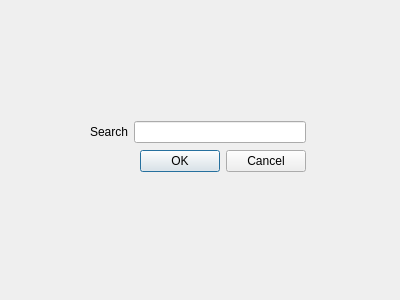
<?xml version="1.0" encoding="UTF-8"?>
<ui version="4.0">
 <class>godialog</class>
 <widget class="QDialog" name="godialog">
  <property name="geometry">
   <rect>
    <x>0</x>
    <y>0</y>
    <width>400</width>
    <height>300</height>
   </rect>
  </property>
  <property name="windowTitle">
   <string>Dialog</string>
  </property>
  <widget class="QWidget" name="layoutWidget">
   <property name="geometry">
    <rect>
     <x>90</x>
     <y>120</y>
     <width>216</width>
     <height>55</height>
    </rect>
   </property>
   <layout class="QVBoxLayout" name="verticalLayout">
    <item>
     <layout class="QHBoxLayout" name="horizontalLayout">
      <item>
       <widget class="QLabel" name="label">
        <property name="text">
         <string>Search</string>
        </property>
       </widget>
      </item>
      <item>
       <widget class="QLineEdit" name="lineEdit"/>
      </item>
     </layout>
    </item>
    <item>
     <layout class="QHBoxLayout" name="horizontalLayout_2">
      <item>
       <spacer name="horizontalSpacer">
        <property name="orientation">
         <enum>Qt::Horizontal</enum>
        </property>
        <property name="sizeHint" stdset="0">
         <size>
          <width>40</width>
          <height>20</height>
         </size>
        </property>
       </spacer>
      </item>
      <item>
       <widget class="QPushButton" name="pushButton">
        <property name="text">
         <string>OK</string>
        </property>
       </widget>
      </item>
      <item>
       <widget class="QPushButton" name="pushButton_2">
        <property name="text">
         <string>Cancel</string>
        </property>
       </widget>
      </item>
     </layout>
    </item>
   </layout>
  </widget>
 </widget>
 <resources/>
 <connections>
  <connection>
   <sender>pushButton</sender>
   <signal>clicked()</signal>
   <receiver>godialog</receiver>
   <slot>accept()</slot>
   <hints>
    <hint type="sourcelabel">
     <x>176</x>
     <y>169</y>
    </hint>
    <hint type="destinationlabel">
     <x>161</x>
     <y>211</y>
    </hint>
   </hints>
  </connection>
  <connection>
   <sender>pushButton_2</sender>
   <signal>clicked()</signal>
   <receiver>godialog</receiver>
   <slot>reject()</slot>
   <hints>
    <hint type="sourcelabel">
     <x>247</x>
     <y>168</y>
    </hint>
    <hint type="destinationlabel">
     <x>288</x>
     <y>227</y>
    </hint>
   </hints>
  </connection>
 </connections>
</ui>
